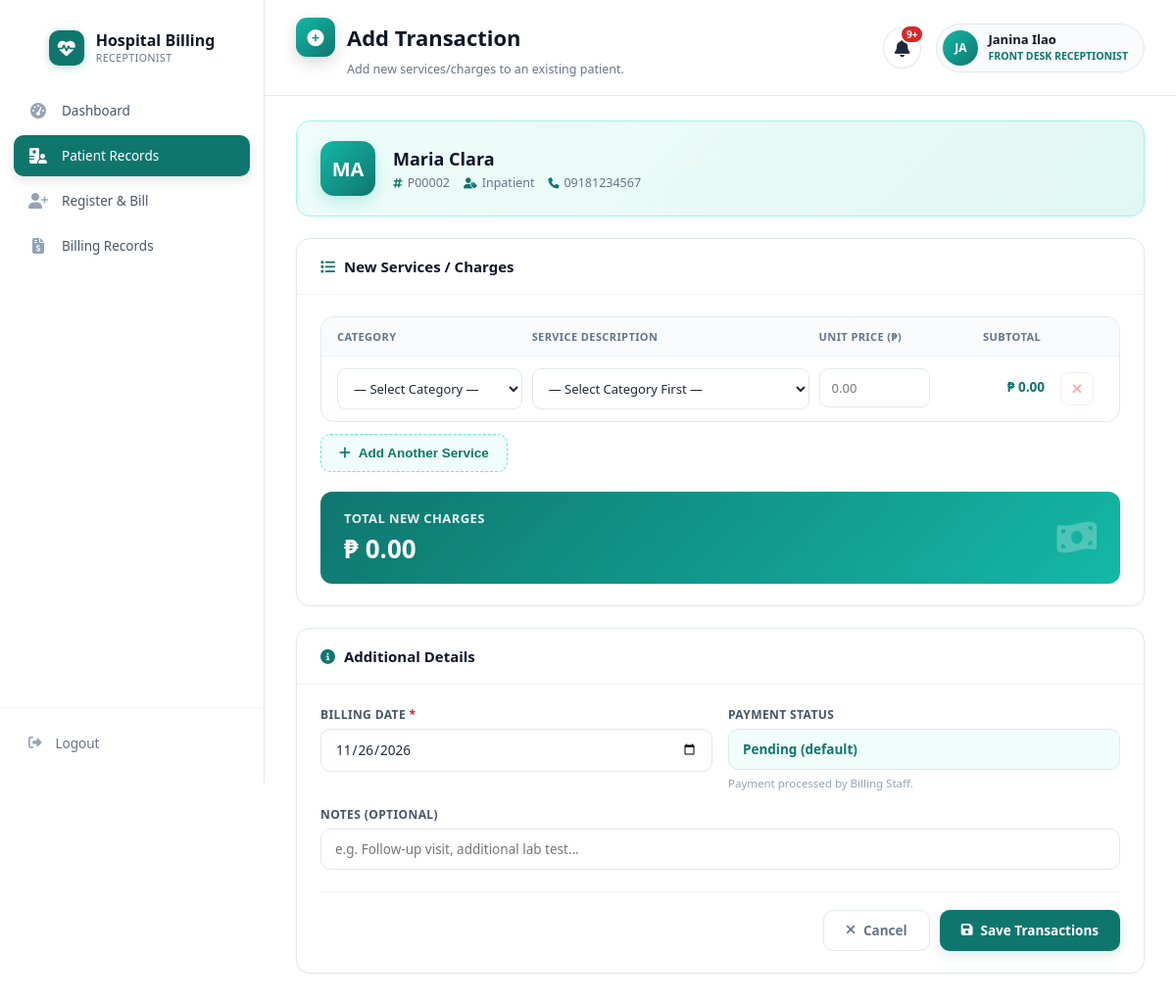
Page /add_transaction.php?patient_id=2 (signed in) on the committed database.
### tables this page shows
CREATE TABLE `patients` (
  `id` int(11) NOT NULL,
  `patient_code` varchar(20) NOT NULL,
  `full_name` varchar(255) NOT NULL,
  `patient_type` enum('Outpatient','Inpatient','Emergency') NOT NULL DEFAULT 'Outpatient',
  `date_of_birth` date DEFAULT NULL,
  `gender` enum('Male','Female','Other') DEFAULT NULL,
  `contact_number` varchar(11) DEFAULT NULL,
  `address` varchar(255) DEFAULT NULL,
  `notes` text DEFAULT NULL,
  `created_at` datetime NOT NULL DEFAULT current_timestamp()
);

### add_transaction.php (the view, shortened to what this page needs)
<?php
require_once 'config.php';
$full_name = $_SESSION['full_name'] ?? 'User';
$user_role = $_SESSION['role'] ?? 'User';
$r = strtolower(trim($user_role));
$is_frontdesk = strpos($r,'reception') !== false || strpos($r,'frontdesk') !== false || strpos($r,'front desk') !== false || strpos($r,'front-desk') !== false || strpos($r,'front office') !== false || in_array($r, ['receptionist','front desk receptionist','front desk reception','reception'], true);
$is_billing   = in_array($r, ['billing','cashier'], true) || strpos($r,'billing') !== false || strpos($r,'cashier') !== false;
$sidebar_sub   = $is_billing ? 'BILLING PORTAL' : 'RECEPTIONIST';
$dash_url      = $is_billing ? 'billing_dashboard.php' : 'frontdesk_dashboard.php';
$patient_id = (int)($_GET['patient_id'] ?? $_POST['patient_db_id'] ?? 0);
$patient = null;
if ($patient_id > 0) {
    try {
        $s = $pdo->prepare("SELECT * FROM patients WHERE id = ? LIMIT 1");
        $s->execute([$patient_id]);
        $patient = $s->fetch(PDO::FETCH_ASSOC);
    } catch (PDOException $e) {}
}
$initials = strtoupper(substr($full_name, 0, 2));
$unread_count = 0; $notifications = [];
try { $unread_count = (int)$pdo->query("SELECT COUNT(*) FROM notifications WHERE is_read=0")->fetchColumn(); } catch (PDOException $e) {}
?>
<!DOCTYPE html>
<html lang="en">
<head>
<link rel="stylesheet" href="https://cdnjs.cloudflare.com/ajax/libs/font-awesome/6.4.0/css/all.min.css">
</head>
<body>
<aside class="sidebar" id="sidebar">
    <div class="sidebar-brand">
        <div class="brand-text">
            <span class="brand-icon-box"><i class="fas fa-heart-pulse"></i></span>
            <div class="brand-text-inner">
                <div class="brand-name">Hospital Billing</div>
                <div class="brand-sub"><?= $sidebar_sub ?></div>
            </div>
        </div>
    </div>
    <ul class="sidebar-menu">
        <li><a href="<?= $dash_url ?>"><i class="fas fa-gauge-high"></i> <span>Dashboard</span></a></li>
        <?php if ($is_frontdesk): ?>
            <li><a href="patients.php" class="active"><i class="fas fa-hospital-user"></i> <span>Patient Records</span></a></li>
            <li><a href="add_patient.php"><i class="fas fa-user-plus"></i> <span>Register & Bill</span></a></li>
        <?php endif; ?>
        <li><a href="billing_records.php"><i class="fas fa-file-invoice-dollar"></i> <span>Billing Records</span></a></li>
    </ul>
    <div class="sidebar-footer">
        <a href="logout.php"><i class="fas fa-right-from-bracket"></i> <span>Logout</span></a>
    </div>
</aside>
<main class="main">
<div class="top-bar">
    <div>
        <h1><span class="h-icon"><i class="fas fa-plus-circle"></i></span> Add Transaction</h1>
        <div class="sub">Add new services/charges to an existing patient.</div>
    </div>
    <div class="top-bar-actions">
        <div class="notification-wrapper" onclick="event.stopPropagation(); toggleDropdown()">
            <i class="fas fa-bell bell-icon"></i>
            <?php if ($unread_count > 0): ?><span class="badge" id="notifBadge"><?= $unread_count > 9 ? '9+' : $unread_count ?></span><?php endif; ?>
        </div>
        <div class="user-chip">
            <div class="avatar"><?= $initials ?></div>
            <div class="info">
                <div class="name"><?= htmlspecialchars($full_name) ?></div>
                <div class="role"><?= htmlspecialchars($user_role) ?></div>
            </div>
        </div>
    </div>
</div>
<div class="content">
<div class="patient-card">
    <div class="pc-avatar"><?= strtoupper(substr($patient['full_name'], 0, 2)) ?></div>
    <div class="pc-info">
        <div class="pc-name"><?= htmlspecialchars($patient['full_name']) ?></div>
        <div class="pc-meta">
            <span><i class="fas fa-hashtag"></i> <?= htmlspecialchars($patient['patient_code'] ?? '—') ?></span>
            <span><i class="fas fa-user-tag"></i> <?= htmlspecialchars($patient['patient_type'] ?? 'Outpatient') ?></span>
            <?php if (!empty($patient['contact_number'])): ?>
                <span><i class="fas fa-phone"></i> <?= htmlspecialchars($patient['contact_number']) ?></span>
            <?php endif; ?>
        </div>
    </div>
</div>
<form method="POST" autocomplete="off">
    <div class="card">
        <div class="card-header">
            <h3><i class="fas fa-list"></i> New Services / Charges</h3>
        </div>
        <div class="card-body">
            <div class="items-card">
                <div class="items-head">
                    <div>Category</div>
                    <div>Service Description</div>
                    <div>Unit Price (₱)</div>
                    <div style="text-align:right;padding-right:10px;">Subtotal</div>
                </div>
                <div id="itemsBody"></div>
            </div>
            <button type="button" class="btn-add-item" onclick="addItem()">
                <i class="fas fa-plus"></i> Add Another Service
            </button>
            <div class="summary-bar">
                <div>
                    <div class="sb-label">Total New Charges</div>
                    <div class="sb-total" id="sumTotal">₱ 0.00</div>
                </div>
                <i class="fas fa-money-bill-wave" style="font-size:36px;opacity:.25;"></i>
            </div>
        </div>
    </div>
    <div class="card">
        <div class="card-header">
            <h3><i class="fas fa-info-circle"></i> Additional Details</h3>
        </div>
        <div class="card-body">
            <div class="form-grid">
                <div class="form-group">
                    <label for="bill_date">Billing Date <span style="color:#dc2626;">*</span></label>
                    <input type="date" id="bill_date" name="bill_date" required value="<?= htmlspecialchars($_POST['bill_date'] ?? date('Y-m-d')) ?>">
                </div>
                <div class="form-group">
                    <label>Payment Status</label>
                    <input type="text" value="Pending (default)" readonly style="background:#f0fdfa;color:#0f766e;font-weight:700;">
                    <div class="hint">Payment processed by Billing Staff.</div>
                </div>
                <div class="form-group full">
                    <label for="notes">Notes (optional)</label>
                    <input type="text" id="notes" name="notes" placeholder="e.g. Follow-up visit, additional lab test…" value="<?= htmlspecialchars($_POST['notes'] ?? '') ?>">
                </div>
            </div>
            <div class="form-actions">
                <a href="patients.php" class="btn btn-light"><i class="fas fa-xmark"></i> Cancel</a>
                <button type="submit" name="save_transactions" class="btn btn-primary">
                    <i class="fas fa-floppy-disk"></i> Save Transactions
                </button>
            </div>
        </div>
    </div>
</form>
</div>
</main>
</body>
</html>

### rows in the picture
patients: full_name "MA", full_name "Maria Clara", patient_code "P00002", patient_type "Inpatient", contact_number "09181234567"

### other values in the picture
$sidebar_sub "RECEPTIONIST"
$initials "JA"
$full_name "Janina Ilao"
$user_role "FRONT DESK RECEPTIONIST"
